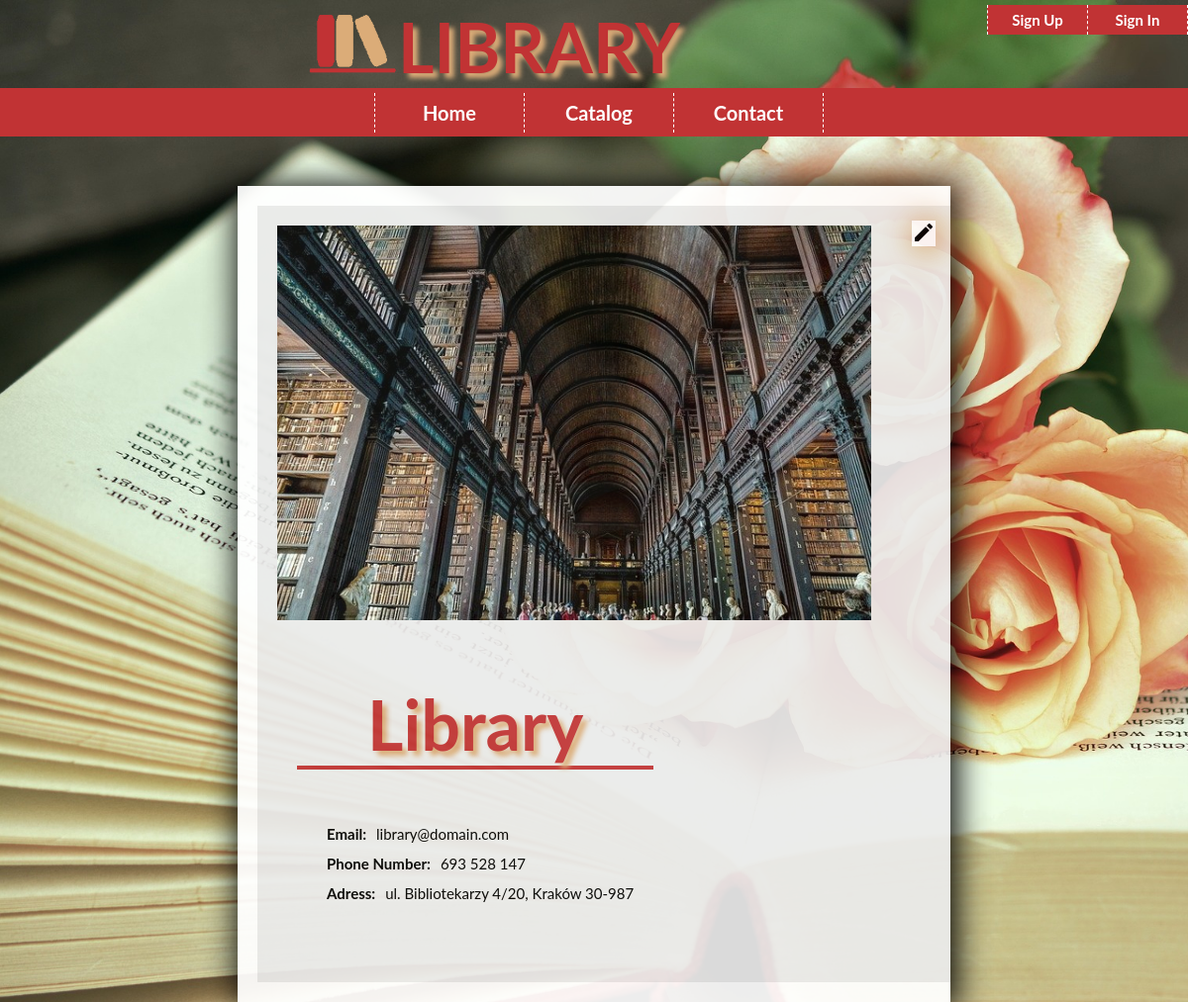
/main_nav/contact.php, run on the app's committed database.
### tables this page shows
CREATE TABLE contact (
  ID INT(11) NOT NULL AUTO_INCREMENT,
  NAME VARCHAR(50) DEFAULT NULL,
  EMAIL VARCHAR(50) DEFAULT NULL,
  PHONE VARCHAR(255) DEFAULT NULL,
  ADRESS VARCHAR(255) DEFAULT NULL,
  PRIMARY KEY (ID)
);

### main_nav/contact.php (the view, shortened to what this page needs)
<?php
require_once '../db/connect.php';
try {
    $link = mysqli_connect($host, $db_user, $db_password, $db_name);
    $sql = "SELECT * FROM contact";
    $result = mysqli_query($link, $sql);
    if(mysqli_num_rows($result)>0){
        $row = mysqli_fetch_assoc($result);
    }
} catch (Exception $e) {
    echo '<span class="error">Error!!! Failed to connect. Try again later.</span>';
    echo '<br>Developer information: '.$e;
}
?>
<!DOCTYPE html>
<html>
    <head>
        <link rel="stylesheet" href="../style/main_style.css" type="text/css">
        <link rel="stylesheet" href="../style/text_style.css" type="text/css">
        <link rel="stylesheet" href="../style/table_style.css" type="text/css">
        <link rel="stylesheet" href="../style/image_style.css" type="text/css">
        <link rel="stylesheet" href="../style/tooltip_style.css" type="text/css">
    </head>
    <body>
        <nav class="sign">
            <ol>
                <?php
                if((isset($_SESSION['logged'])) && ($_SESSION['logged']==true)){
                    echo'<li><a href="#" class="white">'.$_SESSION['name'].'</a>';
                    echo '<ul>';
                    echo '<li><a href="../sign_nav/account.php" class="white">my account</a></li>' ;
                    echo '<li><a href="../sign_nav/signOut.php" class="white" class="white">Sign Out</a></li>' ;
                    echo '</ul></li>';
                }
                elseif ((isset($_SESSION['librarian'])) && ($_SESSION['librarian']==true)) {
                    echo'<li><a href="#" class="white">'.$_SESSION['name'].'</a>';
                    echo '<ul>';
                    echo '<li><a href="../sign_nav/signOut.php" class="white">Sign Out</a></li>' ;
                    echo '</ul></li>';
                }
                else {
                    echo '<li><a href="../sign_nav/signUp.php" class="white">Sign up</a></li>';
                    echo '<li><a href="../sign_nav/signIn.php" class="white">Sign in</a></li>';
                }
                ?>
            </ol>
        </nav>
        <header>
            <h1><img src="../image/logo.png" alt="Logo">LIBRARY</h1>
        </header>
        <nav class="main">
            <ol>
                <li><a href="../index.php" class="white">Home</a>
                <li><a href="#" class="white">catalog</a>
                </li>
                <li><a href="#" class="white">contact</a></li>
            </ol>
        </nav>
        <div id="container_main">
            <div class="row">
                <div class="column_main">
                    <div class="column_color">
                        <label class="icon">
                            <i class="material-icons">create</i>
                        </label>
                        <div class="column">
                            <img src="../image/library.jpg" alt="library" class="biggest"/>
                        </div>
                        <div class="column">
                            <div class="column_margin-top">
                                <div class="row_header">
                                    <header class="border">
                                        <h1><?php echo $row['NAME']; ?></h1>
                                    </header>
                                </div>
                                <div class="column_margin-top">
                                    <p class="lines">
                                        <span class="black">Email:</span><?php echo $row['EMAIL']; ?><br/>
                                        <span class="black">Phone number:</span><?php echo $row['PHONE']; ?><br/>
                                        <span class="black">Adress:</span><?php echo $row['ADRESS']; ?><br/>
                                    </p>
                                </div>
                            </div>
                        </div>
                    </div>
                </div>
            </div>
        </div>
    </body>
</html>

### style/main_style.css (style rules this page uses)
body { background-attachment: fixed; background-image: url("../image/book_main.jpg"); background-size: cover; font-family: 'Lato', sans-serif; font-size: 15px; margin: 0; }
header { text-shadow: 5px 5px 5px #dbac78; }
nav { background-color: #c13334; font-weight: bold; text-align: center; }
nav.main { font-size: 20px; padding: 5px; width: 100%; }
nav.sign { float: right; }
a { text-decoration: none; text-transform: capitalize; }
a.white { color: #ffffff; }
nav.main > ol { display: inline-block; height: 35px; line-height: 200%; list-style-type: none; margin: 0; padding: 0; }
nav.sign > ol { display: inline-block; height: 27px; line-height: 200%; list-style-type: none; margin: 0; padding: 0; }
nav.main > ol > li { border-right: 1px dashed #ffffff; float: left; height: 40px; text-align: center; width: 150px; }
nav.sign > ol > li { border-right: 1px dashed #ffffff; float: left; height: 30px; width: 100px; }
ol > li:first-child { border-left: 1px dashed #ffffff; }
#container_main { background-color: #ffffff; box-shadow: 3px 3px 30px 5px #000000; margin: auto; margin-top: 50px; opacity: 0.93; width: 60%; }

### style/text_style.css (style rules this page uses)
h1 { color: #c13334; font-size: 70px; font-weight: bold; margin: 0; margin-top: 5px; text-align: center; }
.lines { line-height: 200%; }

### style/table_style.css (style rules this page uses)
.column { float: left; padding: 10px; }
.column_main { float: left; padding: 20px; }
.column_color { background-color: #ebebeb; float: left; padding: 10px; width: 100%; }
.column_margin-top { display: block; float: left; margin: auto; margin-top: 15px; padding: 20px; }
.row:after { clear: both; content: ""; display: flex; padding: 0; }
.row_header:after { border-bottom: 4px solid #c13334; clear: both; content: ""; display: flex; padding: 0; }

### style/image_style.css (style rules this page uses)
span.black { color: #000000; font-size: 15px; font-weight: bold; padding: 10px; text-transform: capitalize; }
img.biggest { max-width: 600px }
label.icon { background-color: #ffffff; box-shadow: 3px 3px 30px 5px #dbac78; cursor: pointer; float: right; font-weight: bold; line-height: 100%; margin: 5px; position: relative; }
span { text-transform: capitalize; }

### data on the page
contact: NAME "Library", EMAIL "library@domain.com", PHONE "693 528 147", ADRESS "ul. Bibliotekarzy 4/20, Kraków 30-987"
